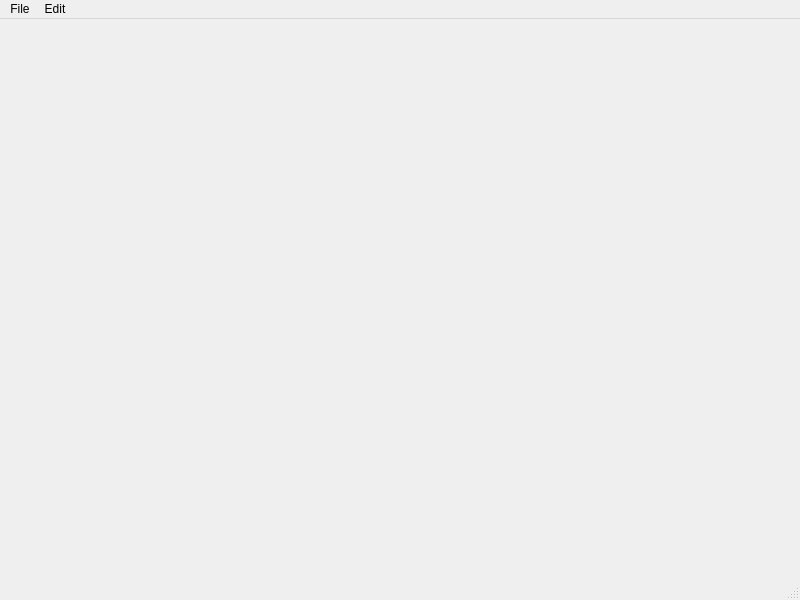
<?xml version="1.0" encoding="UTF-8"?>
<ui version="4.0">
 <class>DFA</class>
 <widget class="QMainWindow" name="DFA">
  <property name="geometry">
   <rect>
    <x>0</x>
    <y>0</y>
    <width>800</width>
    <height>600</height>
   </rect>
  </property>
  <property name="windowTitle">
   <string>MainWindow</string>
  </property>
  <widget class="QWidget" name="centralwidget"/>
  <widget class="QMenuBar" name="menubar">
   <property name="geometry">
    <rect>
     <x>0</x>
     <y>0</y>
     <width>800</width>
     <height>26</height>
    </rect>
   </property>
   <widget class="QMenu" name="menuFile">
    <property name="title">
     <string>File</string>
    </property>
    <addaction name="actionNew"/>
    <addaction name="actionOpen"/>
    <addaction name="separator"/>
    <addaction name="actionSave"/>
    <addaction name="actionSave_as"/>
    <addaction name="separator"/>
    <addaction name="actionExit"/>
   </widget>
   <widget class="QMenu" name="menuEdit">
    <property name="title">
     <string>Edit</string>
    </property>
    <addaction name="actionCopy"/>
    <addaction name="actionCut"/>
    <addaction name="actionPaste"/>
    <addaction name="separator"/>
    <addaction name="actionUndo"/>
    <addaction name="actionRedo"/>
   </widget>
   <addaction name="menuFile"/>
   <addaction name="menuEdit"/>
  </widget>
  <widget class="QStatusBar" name="statusbar"/>
  <action name="actionNew">
   <property name="text">
    <string>New</string>
   </property>
  </action>
  <action name="actionOpen">
   <property name="text">
    <string>Open</string>
   </property>
  </action>
  <action name="actionSave">
   <property name="text">
    <string>Save</string>
   </property>
  </action>
  <action name="actionSave_as">
   <property name="text">
    <string>Save as</string>
   </property>
  </action>
  <action name="actionCopy">
   <property name="text">
    <string>Copy</string>
   </property>
  </action>
  <action name="actionCut">
   <property name="text">
    <string>Cut</string>
   </property>
  </action>
  <action name="actionPaste">
   <property name="text">
    <string>Paste</string>
   </property>
  </action>
  <action name="actionUndo">
   <property name="text">
    <string>Undo</string>
   </property>
  </action>
  <action name="actionRedo">
   <property name="text">
    <string>Redo</string>
   </property>
  </action>
  <action name="actionExit">
   <property name="text">
    <string>Exit</string>
   </property>
  </action>
 </widget>
 <resources/>
 <connections/>
</ui>
